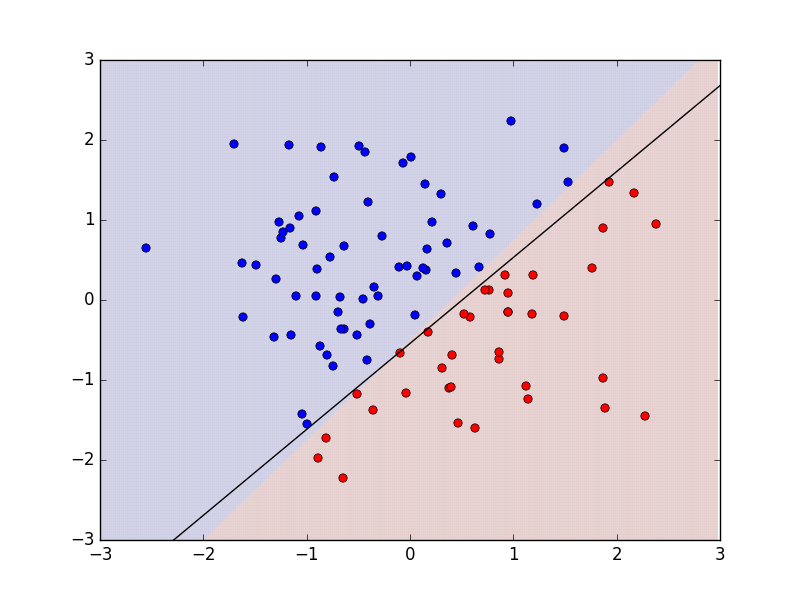

This figure's Python source:
# coding: utf-8
import numpy as np
import matplotlib.pyplot as plt
import random

# public symbols
__all__ = ['Perceptron']

class Perceptron(object):
    """
    Perceptron class 
    """
    def __init__(self):
        self.N = None
        self.d = None
        self.w = None
        self.rho = 0.5

    def fit(self, X, label):
        self.N = X.shape[0]
        self.d = X.shape[1]
        self.w = np.random.rand(self.d+1)[:, np.newaxis]

        # initialize
        np.random.seed()

        while True:
        #for i in range(100):
            data_index_list = list(range(self.N))
            random.shuffle(data_index_list)

            misses = 0
            for n in data_index_list:
                predict = calculate_value(self.w, X[n,:])
                label_value = label[n,:].sum()

                # perceptron learning rule
                if predict != label_value:
                    self.w += label_value * self.rho * phi(X[n,:])
                    misses += 1

            # learning finish when all data points are  correctly classified
            print(misses)
            if misses == 0:
            	break

    def predict(self, X):
        """
        predict label
        """
        n_samples = X.shape[0]
        n_features = X.shape[1]

        label_predict = np.array([1 if hyperplane(self.w, x) > 0 else -1 for x in X])[:, np.newaxis]
        return label_predict


def phi(x):
	# vertical vector
    return np.concatenate(([1], x))[:, np.newaxis]

def hyperplane(w, x):
    return np.dot(w.T, phi(x))  # 真の分離平面 5x + 3y = 1

def calculate_value(w, X_n):
	# assumes shape (1, 1), so use sum()
    return np.sign(hyperplane(w, X_n).sum()).astype(np.int64)

def draw_graph(X, weight, label, perceptron):
    if perceptron.d == 2:
        xmax, xmin, ymax, ymin = 3, -3, 3, -3

        seq = np.arange(xmin, xmax, 0.02) # 0.02
        xlist, ylist = np.meshgrid(seq, seq)
        zlist = np.array([[calculate_value(weight, np.array([x_elem, y_elem])) for x_elem, y_elem in zip(x, y)] for x, y in zip(xlist, ylist)])

        # draw true separation hyperplane
        plt.pcolor(xlist, ylist, zlist, alpha=0.2, edgecolors='white')

        label_reshape = label.reshape(len(label))
        plt.plot(X[label_reshape== 1,0], X[label_reshape== 1,1], 'o', color='red')
        plt.plot(X[label_reshape== -1,0], X[label_reshape== -1,1], 'o', color='blue')

        # draw separation hyperplane based on the trained weight
        plain_x = np.linspace(xmin, xmax, 5)
        w_0, w_1, w_2 = perceptron.w[0], perceptron.w[1], perceptron.w[2]
        # (w_0)*(x_0) + (w_1)*(x_1) + (w_2)*(x_2) = 0 where x_0 = 1
        plain_y = - (w_1/w_2) * plain_x - (w_0/w_2)
        plt.plot(plain_x, plain_y, 'r-', color='black')

        plt.xlim(xmin, xmax)
        plt.ylim(ymin, ymax)
        plt.show()
